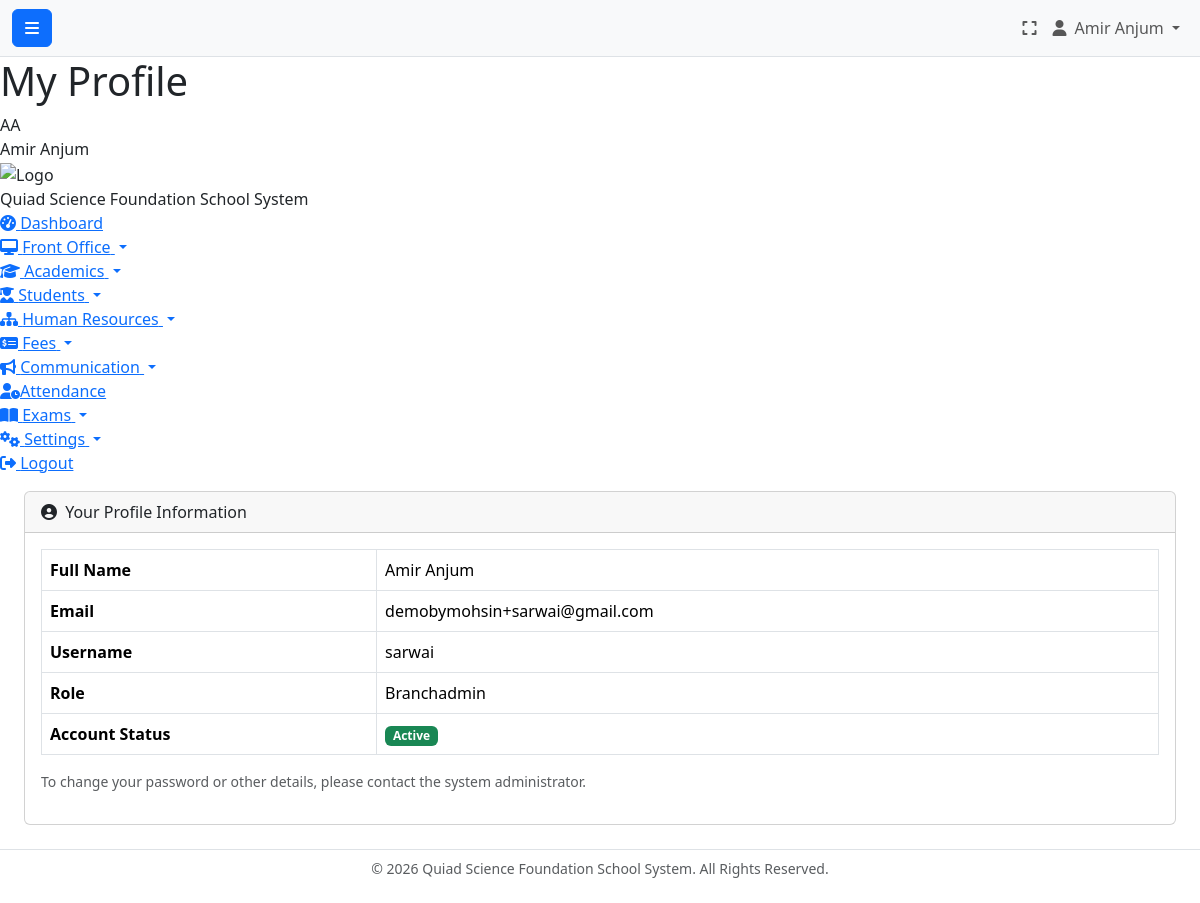
The app's page /profile.php (signed in) with its own data.
### tables this page shows
CREATE TABLE `users` (
  `id` int(11) NOT NULL,
  `branch_id` int(11) DEFAULT NULL,
  `username` varchar(50) NOT NULL,
  `email` varchar(100) NOT NULL,
  `password` varchar(255) NOT NULL,
  `full_name` varchar(100) NOT NULL,
  `role` enum('superadmin','branchadmin','teacher','student','parent') NOT NULL,
  `status` enum('active','inactive','suspended') NOT NULL DEFAULT 'active',
  `password_reset_token` varchar(255) DEFAULT NULL,
  `password_reset_expires` datetime DEFAULT NULL,
  `last_login` timestamp NULL DEFAULT NULL,
  `created_at` timestamp NOT NULL DEFAULT current_timestamp(),
  `updated_at` timestamp NOT NULL DEFAULT current_timestamp() ON UPDATE current_timestamp()
);

### profile.php (the view, shortened to what this page needs)
<?php
require_once 'config.php';
$user_id = $_SESSION['user_id'];
$stmt = $db->prepare("SELECT * FROM users WHERE id = ?");
$stmt->execute([$user_id]);
$user = $stmt->fetch();
require_once 'header.php';
if ($_SESSION['role'] === 'superadmin') {
    require_once 'sidebar_superadmin.php';
} elseif ($_SESSION['role'] === 'branchadmin') {
    require_once 'sidebar_branchadmin.php';
} elseif ($_SESSION['role'] === 'parent') {
    require_once 'parent/sidebar_parent.php';
}
?>
<div class="container-fluid px-4">
    <div class="card mb-4">
        <div class="card-header"><i class="fas fa-user-circle me-1"></i> Your Profile Information</div>
        <div class="card-body">
            <table class="table table-bordered">
                <tbody>
                    <tr><th width="30%">Full Name</th><td><?php echo htmlspecialchars($user['full_name']); ?></td></tr>
                    <tr><th>Email</th><td><?php echo htmlspecialchars($user['email']); ?></td></tr>
                    <tr><th>Username</th><td><?php echo htmlspecialchars($user['username']); ?></td></tr>
                    <tr><th>Role</th><td><?php echo ucfirst($user['role']); ?></td></tr>
                    <tr><th>Account Status</th><td><span class="badge bg-<?php echo $user['status'] == 'active' ? 'success' : 'danger'; ?>"><?php echo ucfirst($user['status']); ?></span></td></tr>
                </tbody>
            </table>
            <div class="mt-3">
                <p class="text-muted small">To change your password or other details, please contact the system administrator.</p>
            </div>
        </div>
    </div>
</div>
<?php require_once 'footer.php'; ?>

### records on screen
users: full_name "Amir Anjum", email "demobymohsin+sarwai@gmail.com", username "sarwai", role "Branchadmin", status "Active"

### other values on screen
$_SESSION['full_name'] "Amir Anjum"
$page_title "My Profile"
get_user_initials($_SESSION['full_name']) "AA"
SITE_NAME "Quiad Science Foundation School System"
